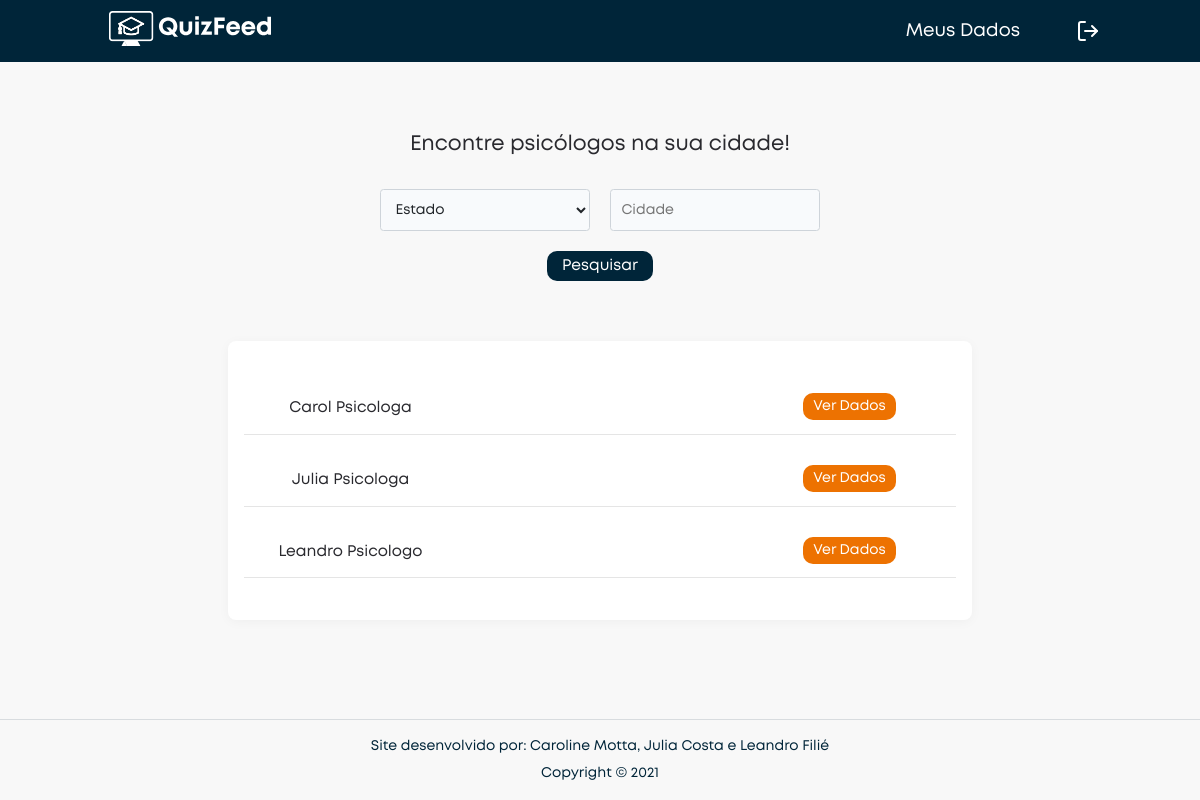
/dados_psicologos.php (signed in), run on the app's committed database.
### tables this page shows
CREATE TABLE IF NOT EXISTS `usuario_psicologo` (
  `email_usuario` varchar(100) NOT NULL,
  `telefone` varchar(30) NOT NULL,
  `registro` varchar(11) NOT NULL,
  `cidade` varchar(50) NOT NULL,
  `uf` varchar(2) NOT NULL,
  `situacao` int(1) NOT NULL,
  PRIMARY KEY (`email_usuario`)
);

CREATE TABLE IF NOT EXISTS `usuario` (
  `email` varchar(100) NOT NULL,
  `nome` varchar(100) NOT NULL,
  `senha` varchar(50) NOT NULL,
  `permissao` int(1) NOT NULL,
  PRIMARY KEY (`email`)
);

### dados_psicologos.php (the view, shortened to what this page needs)
<!DOCTYPE html>
<html lang="pt-br">
<head>
    <?php include './inc/head.inc' ?>
    <link rel="stylesheet" href="./assets/bootstrap/bootstrap.min.css" />
    <link rel="stylesheet" href="./style/dados.css">
</head>
<body>
  <?php
    include './inc/menu.inc';
  ?>
  <main>
    <?php
      if($_SESSION["permissao"] == 1){
        echo '
          <div class="data-user-title">
            <h1>Psicólogos</h1>
            <div>
              <p><a href="https://cadastro.cfp.org.br/" target="_blank">Clique aqui</a> para consultar o registro do profissional</p>
            </div>
          </div>
          <div id="msg"></div>
          <section id="tabs">
            <div class="tab-links">
                <button id="option-1">Aguardando Aprovação</button>
                <button id="option-2">Cadastrados</button>
            </div>
            <div class="tab-content-user">
              <section id="option-1-content">
        ';
                  $selectSituacao1 = 'SELECT nome, email_usuario, situacao FROM usuario_psicologo INNER JOIN usuario ON usuario.email = usuario_psicologo.email_usuario WHERE usuario_psicologo.situacao = "1"';
                  $resultadoSituacao1 = mysqli_query($conexao,$selectSituacao1);
                  $i = 0;
                  while($linha = mysqli_fetch_assoc($resultadoSituacao1)){
                    echo '
                          <div class="data-user-details-adm">
                            <div class="data-user-details-items-adm">
                              <p>'.$linha["nome"].' </p>
                            </div>
                            <div class="data-user-details-items-adm">
                              <button class="data-user-adm alterar" value="'.$linha["email_usuario"].'" data-toggle="modal" data-target="#alterarDadosPsicologo">Ver Dados</button>
                            </div>
                          </div>
                    ';
                    $i++;
                  }
                  if($i == 0){
                    echo '<h4 id="emptySituacao1">Não há pedidos pendentes</h4>';
                  }
        echo '</section>';
              $selectSituacao2 = 'SELECT nome, email_usuario FROM usuario_psicologo INNER JOIN usuario ON usuario.email = usuario_psicologo.email_usuario WHERE usuario_psicologo.situacao = "2 "';
              $resultadoSituacao2 = mysqli_query($conexao,$selectSituacao2);
            echo '<section id="option-2-content">';
                  $j = 0;
                  while($linha = mysqli_fetch_assoc($resultadoSituacao2)){
                    echo '
                        <div class="data-user-details-adm">
                          <div class="data-user-details-items-adm">
                            <p>'.$linha["nome"].' </p>
                          </div>
                          <div class="data-user-details-items-adm">
                            <button class="data-user-adm alterar" value="'.$linha["email_usuario"].'" data-toggle="modal" data-target="#alterarDadosPsicologo">Ver mais</button>
                            <button class="data-user-delete-adm delete" onclick="removerUser(\''.$linha['email_usuario'].'\')" data-toggle="modal" data-target="#excluirConta">Excluir Conta</button>
                          </div>
                        </div>
                    ';
                      $j++;
                  }
                  if($j == 0){
                    echo '<h2 id="emptySituacao2">Não há psicólogos cadastrados</h2>';
                  }
        echo '
              </section>
          </section>
        ';
      }
      else if($_SESSION["permissao"] == 2){
        echo '
          <div class="filtro">
            <h3>Encontre psicólogos na sua cidade!</h3>
            <form method="POST" action="dados_psicologos.php">
              <div class="select-estados-cidades">
                  <select id="estado_filtro" name="estado_filtro">
                      <option value="" label="Estado"></option>';
                      include './inc/select_estados.inc';
                    echo '
                  </select>
                  <input type="text" name="cidade" placeholder="Cidade" />
              </div>
              <button>Pesquisar</button>
            </form>
          </div>
        ';
        $selectSituacao2 = 'SELECT nome, email_usuario, situacao FROM usuario_psicologo INNER JOIN usuario ON usuario.email = usuario_psicologo.email_usuario WHERE usuario_psicologo.situacao = "2"';
        $resultadoSituacao2 = mysqli_query($conexao,$selectSituacao2);
        echo '<div id="data-user">';
          while($linha = mysqli_fetch_assoc($resultadoSituacao2)){
            echo '
                  <div class="data-user-details-adm">
                    <div class="data-user-details-items-adm">
                      <p>'.$linha["nome"].' </p>
                    </div>
                    <div class="data-user-details-items-adm">
                      <button class="data-user-adm alterar" value="'.$linha["email_usuario"].'" data-toggle="modal" data-target="#alterarDadosPsicologo">Ver Dados</button>
                    </div>
                  </div>
            ';
          }
        echo '</div>';
      }
    ?>
  </main>
  <?php
    include './inc/footer.inc';
  ?>
</body>
</html>

### style/main.css (style rules this page uses)
:root { --azul: #002539; --laranja: #ed7201; --area-main: calc(100vh - 143px); --border-color: #e5e5e5; }
html { font-size: 14px; }
* { box-sizing: border-box; font-family: "Mont"; }
body { margin: 0; padding: 0; background: #f8f8f8; color: #29292e; }
main { max-width: 800px; }
button { outline: none; }
* { scrollbar-width: thin; }

### style/dados.css (style rules this page uses)
main { display: flex; flex-direction: column; justify-content: flex-start; align-items: center; text-align: center; margin: auto; padding: 2rem; min-height: var(--area-main); }
.filtro { display: flex; flex-direction: column; justify-content: space-between; align-items: center; margin: 20px auto 50px; flex-wrap: wrap; }
.filtro h3 { font-size: 1.5rem; }
.filtro input { width: 15rem; height: 3rem; padding: 0.375rem 0.75rem; margin: 10px; outline: none; border: 1px solid #ced4da; border-radius: 0.25rem; background-color: #f8fafc; font-size: 1rem; color: #212529; white-space: nowrap; font-weight: 400; line-height: 1.5; }
.filtro button { padding: 5px 15px; margin: 10px 0; border-radius: 10px; border: none; background: var(--azul); color: white; font-size: 1.1rem; cursor: pointer; }
.select-estados-cidades { display: flex; justify-content: center; align-items: center; }
.select-estados-cidades select, .filtro .select-estados-cidades select { width: 15rem; height: 3rem; margin: 10px; padding: 0.375rem 0.75rem; outline: none; border: 1px solid #ced4da; border-radius: 0.25rem; font-size: 1rem; color: #212529; white-space: nowrap; font-weight: 400; line-height: 1.5; }
.filtro .select-estados-cidades select { background: #f8fafc; }
.select-estados-cidades select option { font-size: 1rem; color: #212529; white-space: nowrap; font-weight: 400; line-height: 1.5; }
.data-user-details-adm { display: flex; justify-content: space-between; border-bottom: 1px solid var(--border-color); margin: 10px 0; width: 100%; }
.data-user-details-adm .data-user-details-items-adm { min-width: 213px; }
.data-user-details-adm .data-user-details-items-adm p { font-size: 1.1rem; }
.data-user-details-adm .data-user-details-items-adm button { padding: 5px 10px; margin: 10px 5px; border-radius: 10px; border: none; background: var(--laranja); color: white; font-size: 1rem; cursor: pointer; }
#data-user, #tabs { width: 100%; display: flex; flex-direction: column; align-items: center; background: #fff; box-shadow: 0px 2px 12px rgba(0, 0, 0, 0.04); border-radius: 8px; padding: 32px 16px; }
.data-user-action-cancel, .data-user-action-save, .data-user-adm { padding: 10px 10px; border-radius: 5px; border: none; color: white; font-weight: bold; font-size: 1rem; cursor: pointer; }

### data on the page
usuario_psicologo: email_usuario.nome "Carol Psicologa"
usuario_psicologo: email_usuario.nome "Julia Psicologa"
usuario_psicologo: email_usuario.nome "Leandro Psicologo"
